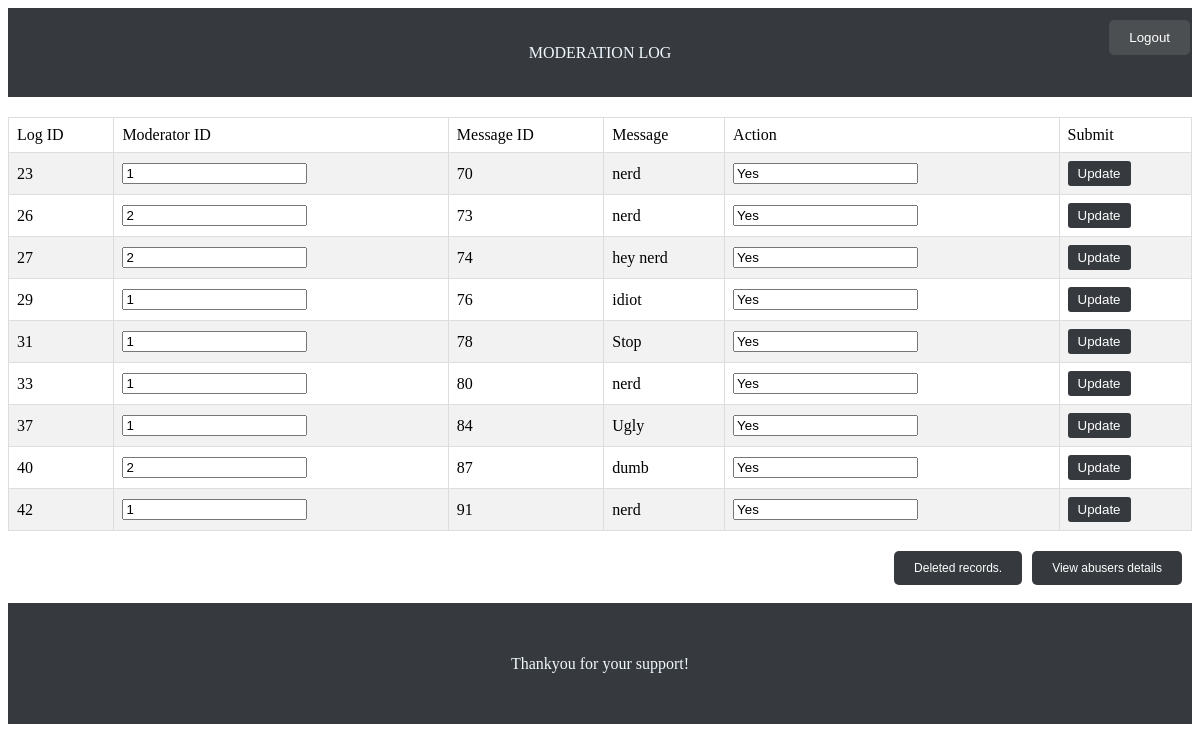
The app's page /moderator/result.php with its own data.
### tables this page shows
CREATE TABLE `moderation` (
  `log_id` int(225) NOT NULL,
  `moder_id` int(225) DEFAULT NULL,
  `msg_id` int(225) NOT NULL,
  `action` varchar(225) NOT NULL
);

CREATE TABLE `messages` (
  `msg_id` int(225) NOT NULL,
  `incoming_msg_id` int(225) NOT NULL,
  `outgoing_msg_id` int(225) NOT NULL,
  `msg` varchar(500) NOT NULL
);

### moderator/result.php (the view, shortened to what this page needs)
<!DOCTYPE html>
<html lang="en">
<head>
    <link rel="stylesheet" href="https://cdnjs.cloudflare.com/ajax/libs/font-awesome/6.4.0/css/all.min.css">
    <link rel="stylesheet" href="style1.css">
</head>
<body class="bg-dark">
<div class="card mt-5">
    <form method="POST" action="">
        <center><header>MODERATION LOG</header></center>
        <table border='1'>
            <tr>
                <td> Log ID </td>
                <td> Moderator ID </td>
                <td> Message ID </td>
                <td> Message </td>
                <td> Action  </td>
                <td> Submit </td>
            </tr>
            <?php
            include_once("/Applications/XAMPP/xamppfiles/htdocs/moderator/php/config.php");
            $result = mysqli_query($conn,"SELECT * FROM moderation");
            while($row=mysqli_fetch_assoc($result))
            {
                $logid = $row['log_id'];
                $m_id = $row['msg_id'];
                $msg_result = mysqli_query($conn, "SELECT msg FROM messages WHERE msg_id='$m_id'");
                $msg_row = mysqli_fetch_assoc($msg_result);
                $msg = $msg_row['msg'];
                $mod_ids = $row['moder_id'];
                $act = $row['action'] ?? 'null';
                            ?>
            <tr>
                <td><?php echo $logid ?></td>
                <td><input type="text" name="mod_id_<?php echo $logid ?>" value="<?php echo $mod_ids ?>"></td>
                <td><?php echo $m_id ?></td>
                <td><?php echo $msg ?></td>
                <td><input type="text" name="action_<?php echo $logid ?>" value="<?php echo $act ?>"></td>
                <td><button name="update_<?php echo $logid ?>" type="submit">Update</button></td>
            </tr>
            <?php
            }
            ?>
        </table>
    </form>
<form action="php/logout.php" method="GET">
    <button class="lbtn" type="submit">Logout</button>
</form>
<div class="button-container">
    <form action='backup.php'>
        <button class='button' type='submit'>Deleted records.</button>
    </form>
    <form action='view.php'>
        <button class='button' type='submit'>View abusers details</button>
    </form>
</div>
<br>
<footer> <center><p>Thankyou for your support!</p></center></footer>
</div>
</body>
</html>

### moderator/style1.css (style rules this page uses)
table { width: 100%; border-collapse: collapse; margin-top: 20px; }
header { padding: 3%; background-color: #363a3e; color: aliceblue; position:sticky; font-family: 'Times New Roman', Times, serif; }
th, td { border: 1px solid #ddd; padding: 8px; text-align: left; }
tr:nth-child(even) { background-color: #f2f2f2; }
button { padding: 5px 10px; background-color: #363a3e; color: #fff; border: none; cursor: pointer; border-radius: 3px; }
footer { padding: 3%; font-family: 'Times New Roman', Times, serif; color: aliceblue; background-color: #363a3e; }
.lbtn { background-color: #4c4f51; color: #ffffff; padding: 10px 20px; border: none; border-radius: 5px; cursor: pointer; position: fixed; top: 20px; right: 10px; }

### moderator/result.php (style rules this page uses)
.button-container { display: flex; flex-wrap: wrap; justify-content: right; margin-top: 20px; }
.button { padding: 10px 20px; background-color: #363a3e; border: none; color: white; font-size: 12px; margin-right: 10px; border-radius: 5px; cursor: pointer; transition: background-color 0.3s ease; }

### records on screen
moderation: log_id "23", moder "1", msg "70", msg.msg "nerd", action "Yes"
moderation: log_id "26", moder "2", msg "73", msg.msg "nerd", action "Yes"
moderation: log_id "27", moder "2", msg "74", msg.msg "hey nerd", action "Yes"
moderation: log_id "29", moder "1", msg "76", msg.msg "idiot", action "Yes"
moderation: log_id "31", moder "1", msg "78", msg.msg "Stop", action "Yes"
moderation: log_id "33", moder "1", msg "80", msg.msg "nerd", action "Yes"
moderation: log_id "37", moder "1", msg "84", msg.msg "Ugly", action "Yes"
moderation: log_id "40", moder "2", msg "87", msg.msg "dumb", action "Yes"
moderation: log_id "42", moder "1", msg "91", msg.msg "nerd", action "Yes"
